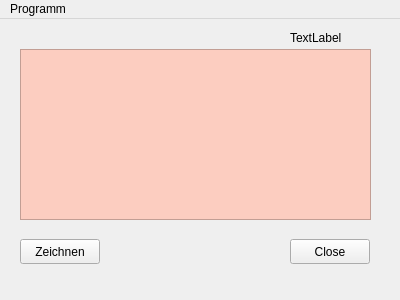
<?xml version="1.0" encoding="UTF-8"?>
<ui version="4.0">
 <class>MainWindow</class>
 <widget class="QMainWindow" name="MainWindow">
  <property name="geometry">
   <rect>
    <x>0</x>
    <y>0</y>
    <width>400</width>
    <height>300</height>
   </rect>
  </property>
  <property name="windowTitle">
   <string>MainWindow</string>
  </property>
  <widget class="QWidget" name="centralWidget">
   <widget class="QLabel" name="label">
    <property name="geometry">
     <rect>
      <x>290</x>
      <y>10</y>
      <width>59</width>
      <height>17</height>
     </rect>
    </property>
    <property name="text">
     <string>TextLabel</string>
    </property>
   </widget>
   <widget class="QPushButton" name="pushButton">
    <property name="geometry">
     <rect>
      <x>290</x>
      <y>220</y>
      <width>80</width>
      <height>25</height>
     </rect>
    </property>
    <property name="text">
     <string>Close</string>
    </property>
   </widget>
   <widget class="QPushButton" name="pushButton_2">
    <property name="geometry">
     <rect>
      <x>20</x>
      <y>220</y>
      <width>80</width>
      <height>25</height>
     </rect>
    </property>
    <property name="text">
     <string>Zeichnen</string>
    </property>
   </widget>
   <widget class="QGraphicsView" name="graphicsView">
    <property name="geometry">
     <rect>
      <x>20</x>
      <y>30</y>
      <width>351</width>
      <height>171</height>
     </rect>
    </property>
    <property name="styleSheet">
     <string notr="true">background-color: rgb(252, 205, 192);</string>
    </property>
   </widget>
  </widget>
  <widget class="QMenuBar" name="menuBar">
   <property name="geometry">
    <rect>
     <x>0</x>
     <y>0</y>
     <width>400</width>
     <height>22</height>
    </rect>
   </property>
   <widget class="QMenu" name="menuProgramm">
    <property name="title">
     <string>Programm</string>
    </property>
    <addaction name="actionBeenden"/>
   </widget>
   <addaction name="menuProgramm"/>
  </widget>
  <action name="actionBeenden">
   <property name="text">
    <string>Beenden</string>
   </property>
  </action>
 </widget>
 <layoutdefault spacing="6" margin="11"/>
 <resources/>
 <connections/>
</ui>
